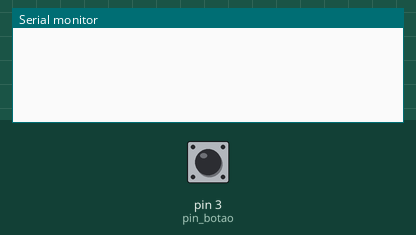
This sketch was run on a simulated Arduino Uno, built with avr-gcc and run on an emulated ATmega328P. Shown: the last lines printed to the serial monitor. Inputs (shaded band) come from the test bench; at power-on: pin 3 (pin_botao) LOW.

Above: at 1.2 s.
1.3 s: pin 3 (pin_botao) pulled HIGH for 0.15 s
At 2.5 s:
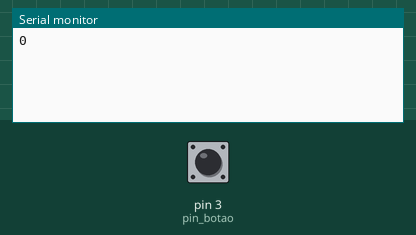
2.9 s: pin 3 (pin_botao) pulled HIGH for 3.2 s
At 7.3 s:
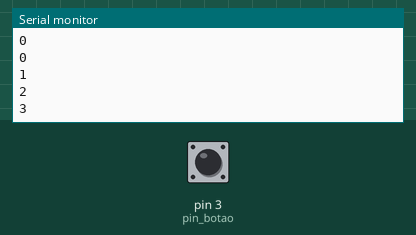
Timing chart, 0 to 8.8 s (numbered marks = the images above; inputs shaded):
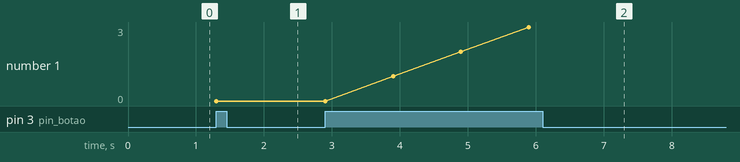

The sketch:

codigo-arduino-manda.ino
```cpp
#define pin_botao 3

void setup() {
  Serial.begin(9600);
  pinMode(pin_botao, INPUT);

}

void loop() {
  int i = 0;
  while(digitalRead(pin_botao) == HIGH){
    Serial.println(i);
    i += 1;
    delay(1000);
  }

}
```

Measured:
- after the input at 1.3 s, the serial monitor: prints a new line at once (image 1)
- after the input at 2.9 s, the serial monitor: prints a new line after 1.0 s (image 2)
- plotted number 1: 0 → 3 after the input at 2.9 s
